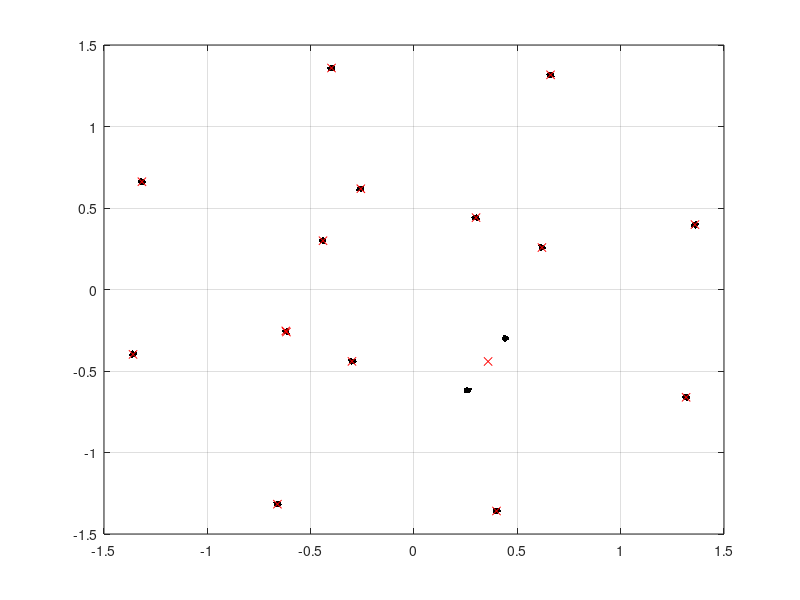

The MATLAB script that drew this image:
clear all
x = dlmread('rx_x_intitial.txt');
y = dlmread('rx_y_intitial.txt');

centroid_x= dlmread('centroid_x_intitial.txt');
centroid_y= dlmread('centroid_y_intitial.txt');

figure;
plot(x,y,'k.');
hold on;
plot(centroid_x,centroid_y,'rx')

grid on;